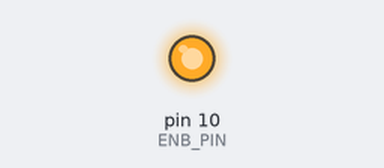
Recording of a sketch running on a simulated Arduino Uno, built with avr-gcc and run on an emulated ATmega328P. Shown: output pins drawn as LEDs (lit = HIGH).

Above: at 0.1 s.
Timing chart, 0 to 1.6 s (numbered marks = the images above):
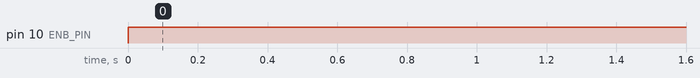

The sketch:

MD_TEST.ino
```cpp
#define ENB_PIN 10
#define MD_PIN4 9
#define MD_PIN3 8

void setup() {
  // put your setup code here, to run once:

}

void loop() {
  // put your main code here, to run repeatedly:
  analogWrite(ENB_PIN, 255);
  digitalWrite(MD_PIN4, HIGH);
  digitalWrite(MD_PIN3,LOW);
}
```

Measured:
- by itself, pin 10 (ENB_PIN): LOW → HIGH at 0.00 s
